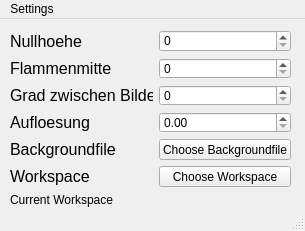
<?xml version="1.0" encoding="UTF-8"?>
<ui version="4.0">
 <class>Settings</class>
 <widget class="QMainWindow" name="Settings">
  <property name="geometry">
   <rect>
    <x>0</x>
    <y>0</y>
    <width>305</width>
    <height>231</height>
   </rect>
  </property>
  <property name="windowTitle">
   <string>Settings</string>
  </property>
  <widget class="QWidget" name="centralwidget">
   <widget class="QWidget" name="layoutWidget">
    <property name="geometry">
     <rect>
      <x>10</x>
      <y>11</y>
      <width>281</width>
      <height>177</height>
     </rect>
    </property>
    <layout class="QGridLayout" name="gridLayout">
     <item row="0" column="0">
      <widget class="QLabel" name="Nullhoehe_label">
       <property name="font">
        <font>
         <pointsize>12</pointsize>
        </font>
       </property>
       <property name="text">
        <string>Nullhoehe</string>
       </property>
      </widget>
     </item>
     <item row="0" column="1">
      <widget class="QSpinBox" name="Nullhoehe">
       <property name="maximum">
        <number>2000</number>
       </property>
      </widget>
     </item>
     <item row="1" column="0">
      <widget class="QLabel" name="Flammenmitte_label">
       <property name="font">
        <font>
         <pointsize>12</pointsize>
        </font>
       </property>
       <property name="text">
        <string>Flammenmitte</string>
       </property>
      </widget>
     </item>
     <item row="1" column="1">
      <widget class="QSpinBox" name="Flammenmitte">
       <property name="maximum">
        <number>2000</number>
       </property>
      </widget>
     </item>
     <item row="2" column="0">
      <widget class="QLabel" name="GradZwischenBildern_label">
       <property name="font">
        <font>
         <pointsize>12</pointsize>
        </font>
       </property>
       <property name="text">
        <string>Grad zwischen Bildern</string>
       </property>
      </widget>
     </item>
     <item row="2" column="1">
      <widget class="QSpinBox" name="GradZwischenBildern">
       <property name="maximum">
        <number>360</number>
       </property>
      </widget>
     </item>
     <item row="3" column="0">
      <widget class="QLabel" name="Aufloesung_label">
       <property name="font">
        <font>
         <pointsize>12</pointsize>
        </font>
       </property>
       <property name="text">
        <string>Aufloesung</string>
       </property>
      </widget>
     </item>
     <item row="3" column="1">
      <widget class="QDoubleSpinBox" name="Aufloesung"/>
     </item>
     <item row="4" column="0">
      <widget class="QLabel" name="Background_label">
       <property name="font">
        <font>
         <pointsize>12</pointsize>
        </font>
       </property>
       <property name="text">
        <string>Backgroundfile</string>
       </property>
      </widget>
     </item>
     <item row="4" column="1">
      <widget class="QPushButton" name="ChooseBackground_Button">
       <property name="text">
        <string>Choose Backgroundfile</string>
       </property>
      </widget>
     </item>
     <item row="5" column="0">
      <widget class="QLabel" name="Workspace_label">
       <property name="font">
        <font>
         <pointsize>12</pointsize>
        </font>
       </property>
       <property name="text">
        <string>Workspace</string>
       </property>
      </widget>
     </item>
     <item row="5" column="1">
      <widget class="QPushButton" name="ChooseWorkspace_Button">
       <property name="text">
        <string>Choose Workspace</string>
       </property>
      </widget>
     </item>
     <item row="6" column="0">
      <widget class="QLabel" name="WorkspaceShow_label">
       <property name="text">
        <string>Current Workspace</string>
       </property>
      </widget>
     </item>
    </layout>
   </widget>
  </widget>
  <widget class="QMenuBar" name="menubar">
   <property name="geometry">
    <rect>
     <x>0</x>
     <y>0</y>
     <width>305</width>
     <height>21</height>
    </rect>
   </property>
   <widget class="QMenu" name="menuSettings">
    <property name="title">
     <string>Settings</string>
    </property>
    <addaction name="actionLoad"/>
    <addaction name="actionSave"/>
   </widget>
   <addaction name="menuSettings"/>
  </widget>
  <widget class="QStatusBar" name="statusbar"/>
  <action name="actionLoad">
   <property name="text">
    <string>Load</string>
   </property>
  </action>
  <action name="actionSave">
   <property name="text">
    <string>Save</string>
   </property>
  </action>
 </widget>
 <resources/>
 <connections>
  <connection>
   <sender>actionLoad</sender>
   <signal>triggered()</signal>
   <receiver>Settings</receiver>
   <slot>loadSettings()</slot>
   <hints>
    <hint type="sourcelabel">
     <x>-1</x>
     <y>-1</y>
    </hint>
    <hint type="destinationlabel">
     <x>219</x>
     <y>157</y>
    </hint>
   </hints>
  </connection>
  <connection>
   <sender>actionSave</sender>
   <signal>triggered()</signal>
   <receiver>Settings</receiver>
   <slot>saveSettings()</slot>
   <hints>
    <hint type="sourcelabel">
     <x>-1</x>
     <y>-1</y>
    </hint>
    <hint type="destinationlabel">
     <x>219</x>
     <y>157</y>
    </hint>
   </hints>
  </connection>
  <connection>
   <sender>ChooseWorkspace_Button</sender>
   <signal>clicked()</signal>
   <receiver>Settings</receiver>
   <slot>chooseWorkspace()</slot>
   <hints>
    <hint type="sourcelabel">
     <x>251</x>
     <y>186</y>
    </hint>
    <hint type="destinationlabel">
     <x>284</x>
     <y>166</y>
    </hint>
   </hints>
  </connection>
 </connections>
 <slots>
  <slot>loadSettings()</slot>
  <slot>saveSettings()</slot>
  <slot>chooseWorkspace()</slot>
  <slot>chooseBackground()</slot>
 </slots>
</ui>
